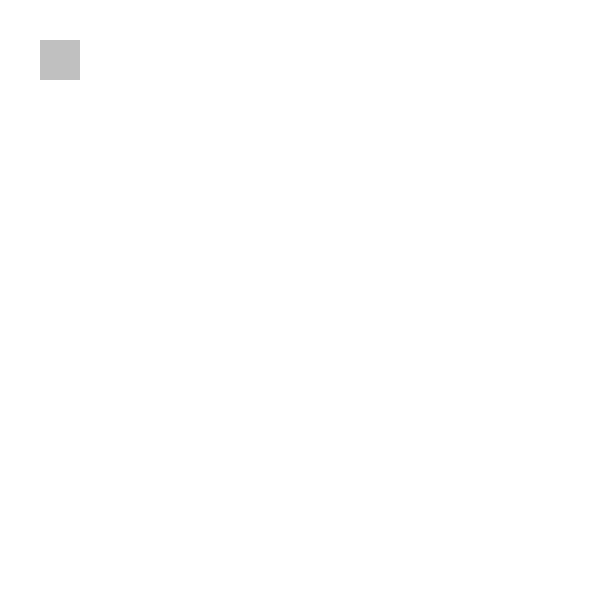
Frame 1 (no input)
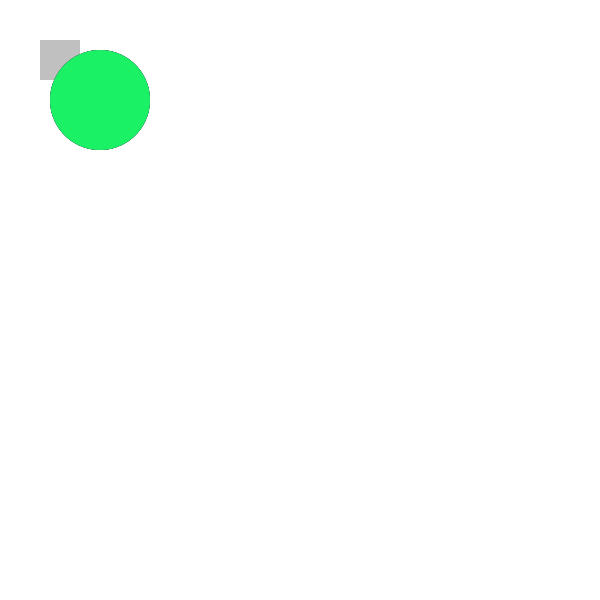
Frame 60 (the mouse pressed at the canvas centre just before this capture)
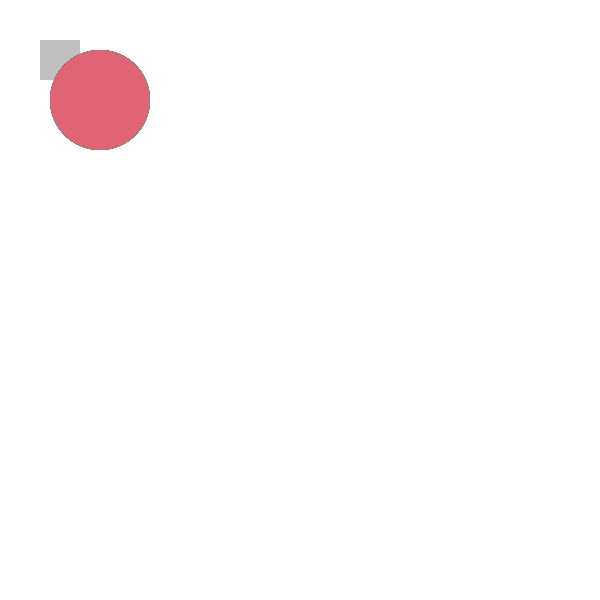
Frame 120 (the mouse held since frame 60 and released just before this capture)

The Processing sketch that drew these frames (run headless with seeded random() and noise(); from frame 60 on, the mouse is pressed at the canvas centre):

// Processing sketch: rotations_
// ── rotations_.pde
void setup(){
 size (600,600);
 background(255);
 smooth();
 fill(192);
 noStroke();
 rect(40,40,40,40);
 
 //pushMatrix();
 //translate(60,60);
 //rectMode(CENTER);
 //rotate(radians(45));
 //fill(0);
 //rect(40,40,40,40);
 
 }
 
 void draw(){
   //if whatever is inside the parenthesis is true
   //do whatever is inside the curly brackets 
   if(frameCount % 10 ==0){
     fill(random(0,255), random(0,255), random(0,255));
     pushMatrix();
     translate(100,100);
     rotate(radians(frameCount*4 % 360));
     //rect(0,0,80,20);
     ellipse(0,0,100,100);
     popMatrix();
   }
   
   
   
 }
